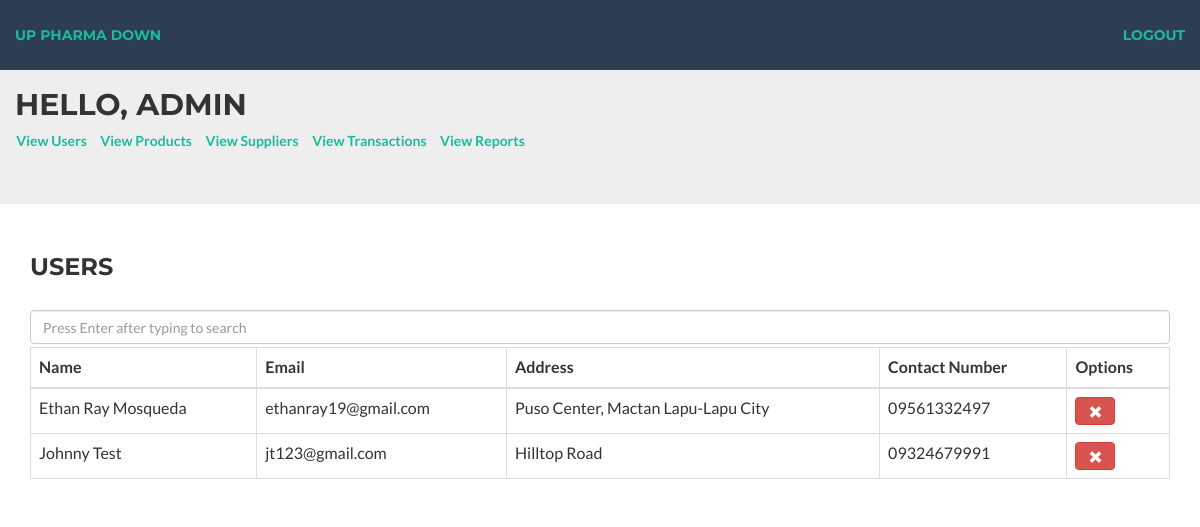
The app's page /user.php, older data.
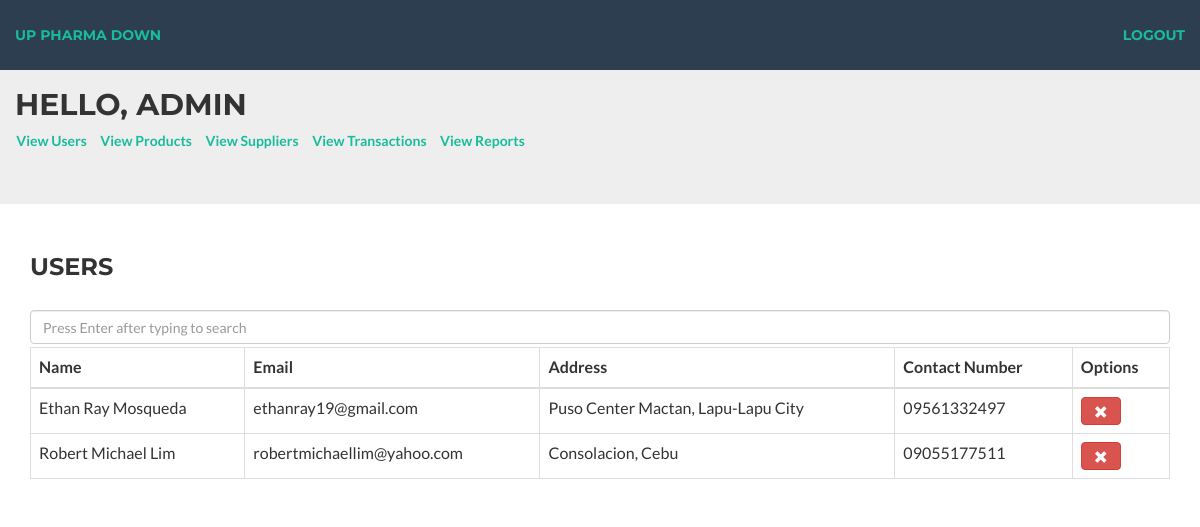
The same page, newer data.
### tables this page shows
CREATE TABLE `user` (
  `user_id` int(11) NOT NULL,
  `password` varchar(50) DEFAULT NULL,
  `name` varchar(50) DEFAULT NULL,
  `dob` date DEFAULT NULL,
  `email` varchar(50) DEFAULT NULL,
  `address` varchar(100) DEFAULT NULL,
  `contact_no` varchar(11) DEFAULT NULL,
  `type` enum('admin','consumer') DEFAULT NULL
);

### user.php (the view, shortened to what this page needs)
<html>
<head>
    <link href="vendor/bootstrap/css/bootstrap.min.css" rel="stylesheet">
    <link href="css/freelancer.min.css" rel="stylesheet">
    <link href="vendor/font-awesome/css/font-awesome.min.css" rel="stylesheet" type="text/css">
</head>
<body>
	<?php require("navbarAdmin.php"); ?>
		<div class = 'container'>
			<h3>Users</h3><br>
			<input type = 'text' id = 'search' placeholder = 'Press Enter after typing to search' class = 'form-control'>
			<table class = 'table table-bordered table-hover'>
				<thead>
					<tr>
						<div class = 'col-md-6'>
							<th>Name</th>
						</div>
						<div class = 'col-md-6'>
							<th>Email</th>
						</div>
						<div class = 'col-md-6'>
							<th>Address</th>
						</div>
						<div class = 'col-md-6'>
							<th>Contact Number</th>
						</div>
						<div class = 'col-md-6'>
							<th>Options</th>
						</div>
					</tr>
				</thead>
				<tbody id = 'results'>
					<?php
		                require('conn.php');
		                $query = "SELECT * FROM user WHERE type='consumer'";
		                $result = mysqli_query($conn, $query);
		                if($result) {
		                    while($row = mysqli_fetch_assoc($result)){
		                        echo "<tr><td class='user_id'>{$row['user_id']}</td><td>{$row['name']}</td><td>{$row['email']}</td><td>{$row['address']}</td><td>{$row['contact_no']}</td>" .
		                            "<td><button class='btn btn-danger'><span class='glyphicon glyphicon-remove'></span></button></td>" .
		                            "</tr>";
		                    }
		                }
		            ?>
				</tbody>
			</table>
		</div>
</body>
</html>

### navbarAdmin.php
<nav id = 'mainNav' class="navbar navbar-default navbar-fixed-top navbar-custom affix-top">
	<div class= 'container-fluid'>
		<a href = 'adminpage.php' id = 'navitems'>Up Pharma Down</a>
		<span class = 'navbar-right'><a href = 'logout.php' id = 'navitems'>Logout</a></span>
	</div>
</nav>
<div class= 'jumbotron'>
	<br>
	<h2 class='name text-left' id = 'adminname'>Hello, Admin <?php echo $_SESSION['name'];?></h2>
	&nbsp;  &nbsp;  &nbsp; <label><a href = 'user.php' id='user'>View Users</a></label>
	&nbsp;  &nbsp; <label><a href="product.php" id="prod">View Products</a></label>
	&nbsp;  &nbsp; <label><a href="supplier.php" id="supplier">View Suppliers</a></label>
	&nbsp;  &nbsp; <label><a href="transac.php" id="transac">View Transactions</a></label>
	&nbsp;  &nbsp; <label><a href="report.php" id="report">View Reports</a></label>
</div>

### user.php (style rules this page uses)
.btn { color: white; padding: background-color: #18BC9C; border-radius: 0px; font-family: Montserrat,"Helvetica Neue",Helvetica,Arial,sans-serif; }
.navbar-right { padding-right:15px; }
#adminname { margin-left:15px; }
td .btn { margin-right: 5px; }

Row changes from the older to the newer data that the page shows:
removed user: name "Johnny Test", email "jt123@gmail.com", address "Hilltop Road", contact_no "09324679991"
changed user "Ethan Ray Mosqueda": address "Puso Center, Mactan Lapu-Lapu City" → "Puso Center Mactan, Lapu-Lapu City"
added user: name "Robert Michael Lim", email "robertmichaellim@yahoo.com", address "Consolacion, Cebu", contact_no "09055177511"
